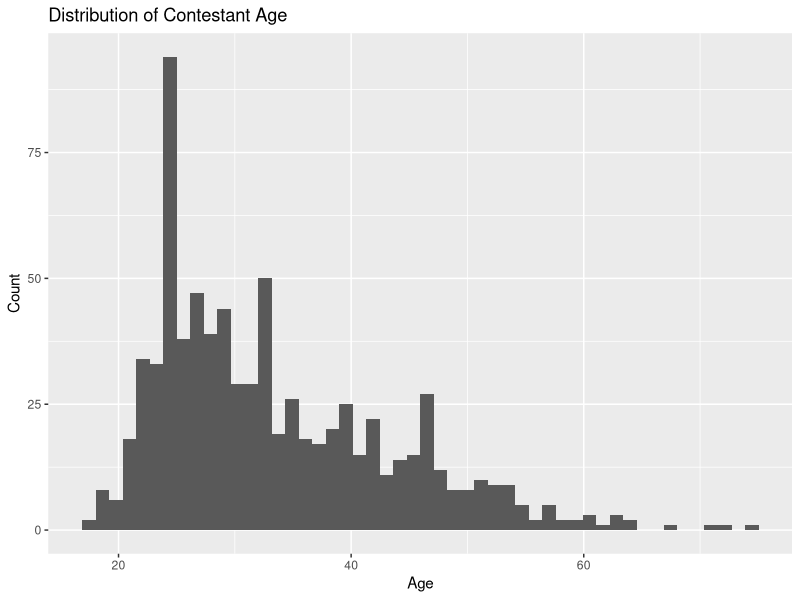
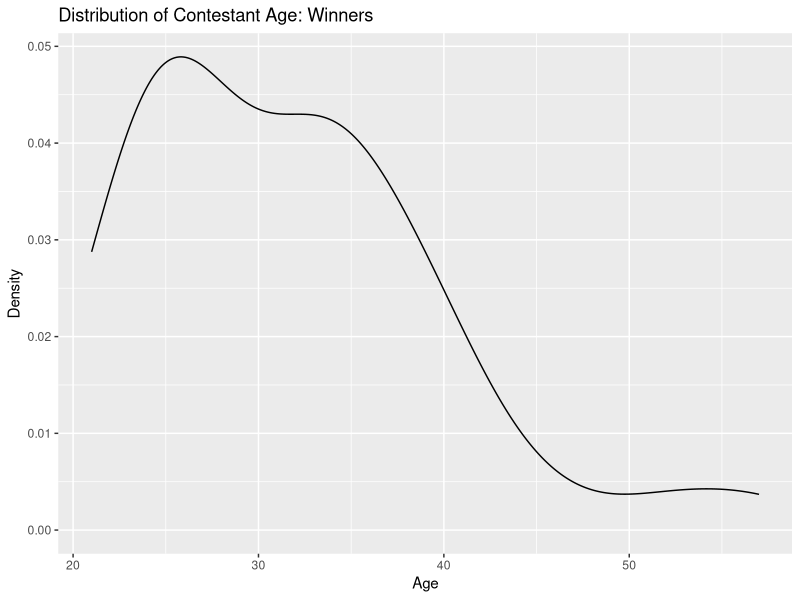
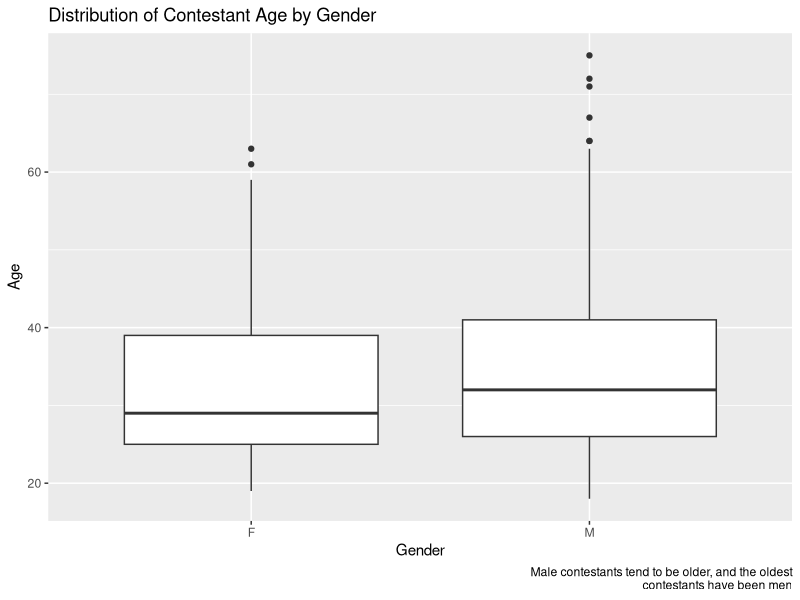
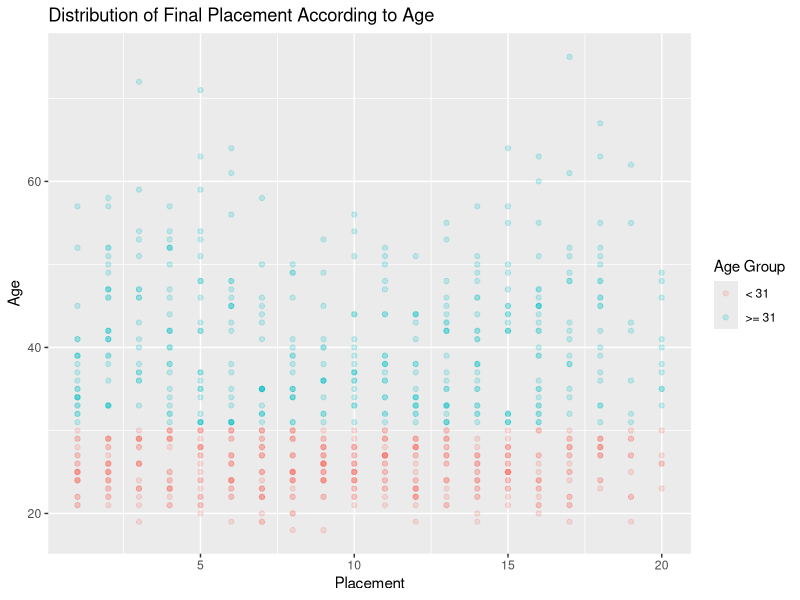
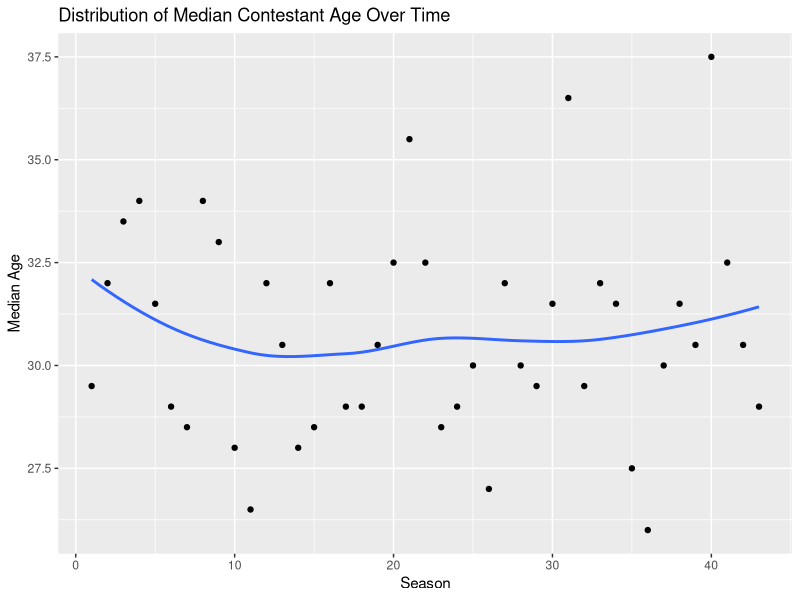
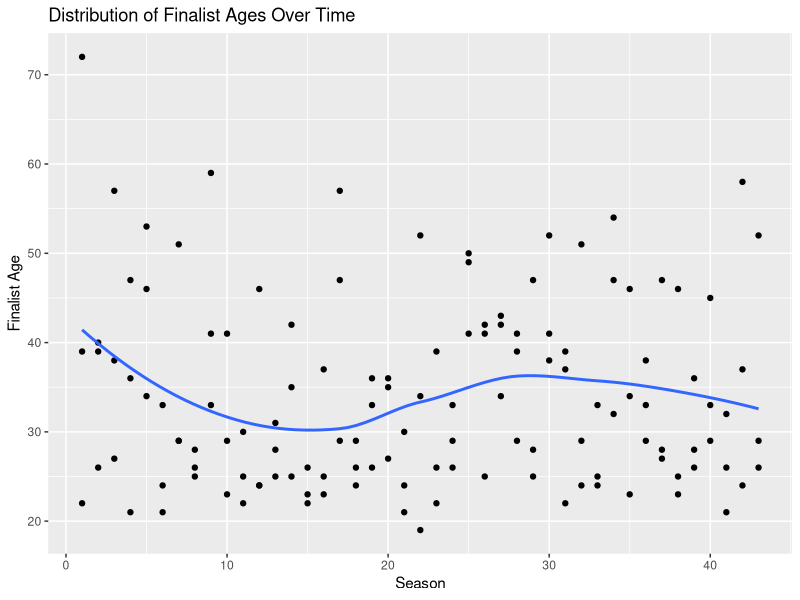
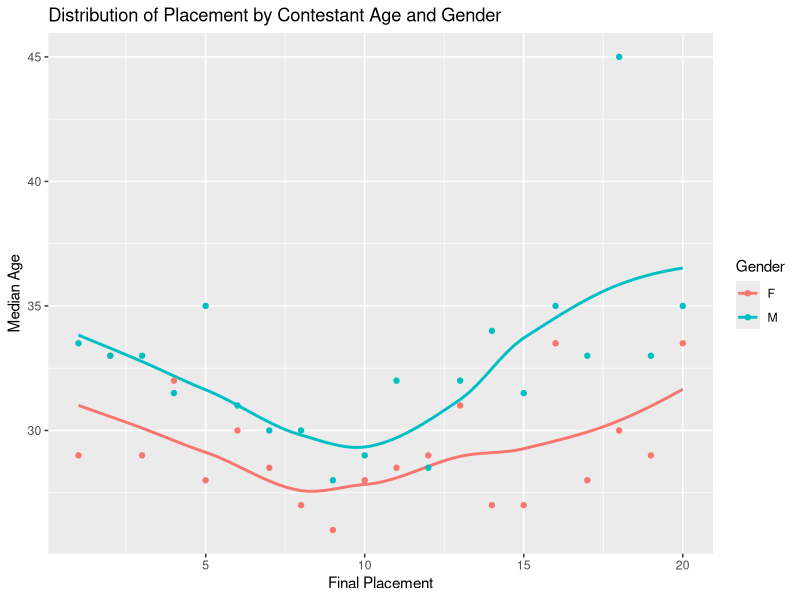
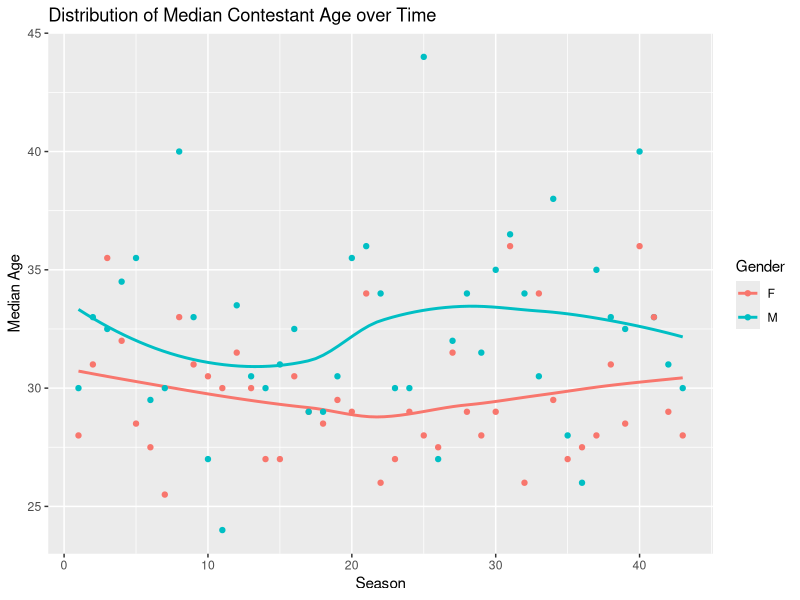

Write R code to recreate these figures, in order.
## ---- chunk 1
#| label: packages-data
#| echo: false

library(tidyverse)
contestants <- read_csv("data/contestant_table.csv")
seasons <- read_csv("data/season_table.csv")
tribes <- read_csv("data/tribe_table.csv")

## ---- chunk 2
#| label: fig-ageuni1
#| echo: false

contestants |>
ggplot(aes(age)) +
  geom_histogram(bins = 50) +
  labs(title = "Distribution of Contestant Age",
       x = "Age",
       y = "Count")

## ---- chunk 3
#| label: tbl-ageuni1
#| echo: false

contestants |>
summarize(
  mean_age = round(mean(age), 2),
  median_age = median(age),
  sd_age = round(sd(age), 2), 
  n = n()
) |>
  knitr::kable(caption = "Summary Statistics for Contestant Age",
               col.names = c("Mean Age", "Median Age", "SD", "N"))
## ---- chunk 4
#| label: fig-ageuni2
#| echo: false

## Winners
contestants |>
  filter(finish == 1) |>
  ggplot(aes(age)) +
  geom_density() +
  labs(title = "Distribution of Contestant Age: Winners",
       x = "Age",
       y = "Density")
## ---- chunk 5
#| label: fig-agebi1
#| echo: false

# Age vs. Gender
contestants |>
  filter(gender != "N") |>
  ggplot(aes(gender, age)) +
  geom_boxplot() +
  labs(title = "Distribution of Contestant Age by Gender",
       x = "Gender",
       y = "Age",
       caption = "Male contestants tend to be older, and the oldest
                  contestants have been men")
## ---- chunk 6
#| label: fig-agebi2
#| echo: false

# Age vs. Placement
contestants |>
  mutate(age_group = as.factor(if_else(age < 31, "< 31", ">= 31"))) |>
  ggplot(aes(finish, age, color = age_group)) +
  geom_point(alpha = 0.2) +
  labs(title = "Distribution of Final Placement According to Age",
       x = "Placement",
       y = "Age",
       color = "Age Group")
## ---- chunk 7
#| label: fig-agebi3
#| echo: false

# Age vs. Season (over time)

  # median by season
contestants |>
  summarize(
    .by = num_season,
    median_age = median(age)
  ) |>
  ggplot(aes(num_season, median_age)) +
  geom_point() +
  geom_smooth(method = "loess", se = FALSE) +
  labs(title = "Distribution of Median Contestant Age Over Time",
       x = "Season",
       y = "Median Age")
## ---- chunk 8
#| label: fig-agebi4
#| echo: false

  # finalists
contestants |>
  filter(finish <= 3) |>
  ggplot(aes(num_season, age)) +
  geom_point() +
  geom_smooth(method = "loess", se = FALSE) +
  labs(title = "Distribution of Finalist Ages Over Time",
       x = "Season",
       y = "Finalist Age")
## ---- chunk 9
#| label: tbl-agebi1
#| echo: false

# finalist jury votes by age cohort
contestants |>
  filter(finish <= 3) |>
  mutate(cohort = case_when(
          age < quantile(age, 0.25) ~ "18-26",
          (age >= quantile(age, 0.25) & age < quantile(age, 0.5)) ~ "27-31",
          (age >= quantile(age, 0.5) & age < quantile(age, 0.75)) ~ "32-40",
          age > quantile(age, 0.75) ~ "40+"
  )) |>
  drop_na() |>
  summarize(
    .by = cohort,
    mean_jury_votes = round(mean(num_jury_votes, na.rm = TRUE), 2)
  ) |>
  arrange(cohort) |>
  knitr::kable(caption = "Mean Jury Votes Received by Cohort: Finalists",
               col.names = c("Cohort", "Mean Jury Votes"))

## ---- chunk 10
#| label: fig-agemulti1
#| echo: false

# Age vs. Placement vs. Gender
contestants |>
  filter(gender != "N") |>
  summarize(
    .by = c(finish, gender),
    mean_age = mean(age),
    median_age = median(age)
  ) |>
  ggplot(aes(finish, median_age, color = gender)) +
  geom_smooth(method = "loess", se = FALSE) +
  geom_point() +
  labs(title = "Distribution of Placement by Contestant Age and Gender",
       x = "Final Placement",
       y = "Median Age",
       color = "Gender")
## ---- chunk 11
#| label: fig-agemulti2
#| echo: false


# Age vs. Time vs. Gender
contestants |>
  filter(gender != "N") |>
  summarize(
    .by = c(num_season, gender),
    median_age = median(age)
  ) |>
  ggplot(aes(num_season, median_age, color = gender)) +
  geom_smooth(method = "loess", se = FALSE) +
  geom_point() +
  labs(title = "Distribution of Median Contestant Age over Time",
       x = "Season",
       y = "Median Age",
       color = "Gender")
## ---- chunk 12
#| label: fig-raceuni1
#| echo: false

# Manipulate Table

contestants_ethnicity <-
contestants |>
  mutate(
    ethnicity = case_when(
      african_american == 1 ~ "African American",
      asian_american == 1 ~ "Asian American",
      latin_american == 1 ~ "Latin American",
      poc == 0 ~ "Caucasian"
    ),
    ethnicity = as.factor(ethnicity)
  )

contestants_ethnicity |>
  ggplot(aes(fct_infreq(ethnicity))) +
  geom_bar(fill = "blue") +
  labs(title = "Distribution of Survivor Contestant Race/Ethnicity",
       x = "Race/Ethnicity",
       y = "Count")
## ---- chunk 13
#| label: fig-raceuni2
#| echo: false

# Winners
contestants_ethnicity |>
  filter(finish == 1) |>
  ggplot(aes(fct_infreq(ethnicity))) +
  geom_bar(fill = "green") +
  labs(title = "Distribution of Survivor Winners' Race/Ethnicity",
       x = "Race/Ethnicity",
       y = "Count")
## ---- chunk 14
#| label: tbl-raceuni1
#| echo: false

national_pct <- tibble(
  ethnicity = c("Latin American", "Asian American", "African American",
                "Caucasian"),
  national_pct = c(19.5, 6.4, 13.7, 58.4)) ## Sourced from US Census


contestants_ethnicity |>
  count(ethnicity) |>
  inner_join(national_pct, join_by(ethnicity)) |>
  mutate(
    pct = round(n / sum(n) * 100, 2), 
    difference = round(pct - national_pct, 2)) |>
  relocate(pct, .before = national_pct) |>
  knitr::kable(caption = "Ethnic Composition of Survivor Contestants Compared to National Composition",
               col.names = c("Ethnicity", "N", "Survivor %", "National %", "Difference"))
## ---- chunk 15
#| label: tbl-raceuni2
#| echo: false

contestants_ethnicity |>
  filter(finish == 1) |>
  count(ethnicity) |>
  inner_join(national_pct, join_by(ethnicity)) |>
  mutate(
    pct = round(n / sum(n) * 100, 2), 
    difference = round(pct - national_pct, 2)) |>
  relocate(pct, .before = national_pct) |>
  knitr::kable(caption = "Ethnic Composition of Survivor Winners Compared to National Composition",
               col.names = c("Ethnicity", "N", "Survivor %", "National %", "Difference"))
## ---- chunk 16
#| label: fig-racebi1
#| echo: false

# Ethnicity vs. Gender
contestants_ethnicity |>
  filter(gender != "N") |>
  ggplot(aes(ethnicity, fill = gender)) +
  geom_bar() +
  labs(title = "Gender Composition by Ethnicity",
       x = "Ethnicity",
       y = "Count",
       fill = "Gender")
## ---- chunk 17
#| label: tbl-racebi1
#| echo: false

contestants_ethnicity |>
  filter(gender != "N") |>
  summarize(
    .by = c(ethnicity, gender),
    n = n()
  ) |>
  pivot_wider(
    names_from = gender,
    values_from = n
  )  |>
  knitr::kable(caption = "Gender Composition by Ethnicity: Numerical Summary",
               col.names = c("Ethnicity", "Female", "Male"))

## ---- chunk 18
#| label: fig-racebi3
#| echo: false

contestants_ethnicity |>
  summarize(
    .by = num_season,
    n_contestants = n(),
    pct_poc = sum(poc) / n_contestants * 100) |>
  ggplot(aes(num_season, pct_poc)) +
  geom_smooth(method = "loess", se = FALSE) +
  labs(title = "Percentage of POC Contestants Over 43 Seasons",
       x = "Season",
       y = "% POC")
## ---- chunk 19
#| label: fig-racebi2
#| echo: false

# Ethnicity vs. Placement
contestants_ethnicity |>
  ggplot(aes(finish, color = ethnicity)) +
  geom_density() +
  labs(title = "Distribution of Placement by Race/Ethnicity",
       x = "Placement",
       y = "Density",
       color = "Race/Ethnicity")
## ---- chunk 20
#| label: fig-racebi4
#| echo: false

# Ethnicity vs. Jury Votes
contestants_ethnicity |>
  filter(finish <= 3) |>
  ggplot(aes(num_jury_votes, ethnicity)) +
  geom_boxplot() +
  labs(title = "Distribution of Jury Votes Received by Ethnicity",
       x = "Number of Jury Votes",
       y = "Ethnicity")
## ---- chunk 21
#| label: tbl-racebi2
#| echo: false

  # Finalists
contestants_ethnicity |>
  filter(finish <= 3) |>
  summarize(
    .by = ethnicity,
    mean_votes = round(mean(num_jury_votes, na.rm = TRUE), 2)
  ) |>
  knitr::kable(caption = "Mean Jury Votes Received by Ethnicity: Finalists",
               col.names = c("Ethnicity", "Mean Votes Received"))
## ---- chunk 22
#| label: tbl-racebi3
#| echo: false

  # Winners
contestants_ethnicity |>
  filter(finish == 1) |>
  summarize(
    .by = ethnicity,
    mean_votes = round(mean(num_jury_votes, na.rm = TRUE), 2)
  ) |>
  knitr::kable(caption = "Mean Jury Votes Received by Ethnicity: Winners",
               col.names = c("Ethnicity", "Mean Votes Received"))
## ---- chunk 23
#| label: fig-racemulti1
#| echo: false

# Ethnicity vs. Placement vs. Gender
contestants_ethnicity |>
  filter(gender != "N") |>
  ggplot(aes(finish, color = ethnicity)) +
  geom_density() +
  facet_wrap(~gender) +
  labs(title = "Density of Final Placements by Gender and Ethnicity",
       x = "Placement",
       y = "Density",
       color = "Ethnicity")
## ---- chunk 24
#| label: fig-racemulti2
#| echo: false

# Ethnicity vs. Time vs. Gender
contestants_ethnicity |>
  filter(gender != "N") |>
  summarize(
    .by = c(num_season, gender, ethnicity),
    n = n()
  ) |>
  ggplot(aes(num_season, n, color = ethnicity)) +
  geom_smooth(method = "loess", se = FALSE) +
  facet_wrap(~gender) +
  labs(title = "Ethnic Compositions of Each Season by Gender",
       x = "Season",
       y = "Number of Contestants",
       color = "Ethnicity")
## ---- chunk 25
#| label: fig-genderuni1
#| echo: false

## Gender Breakdown of Winners
contestants |>
  filter(finish == 1) |>
  ggplot(aes(gender)) +
  geom_bar(fill = "green") +
  labs(title = "Distribution of Survivor Winners by Gender",
       x = "Gender",
       y = "Count",
       caption = "There are significantly more male winners.")
## ---- chunk 26
#| label: tbl-lgbtuni1
#| echo: false

## LGBT contestants
ntl_pct <- tibble(
            sexuality = c("LGBT", "Non-LGBT"),
            national_pct = c(7.6, 92.4)
)

# Manipulate
contestants_lgbt <-
contestants |>
  mutate(sexuality = if_else(lgbt == 1, "LGBT", "Non-LGBT"))

contestants_lgbt |>
  count(sexuality) |>
  inner_join(ntl_pct) |>
  mutate(
    pct = round(n / sum(n) * 100, 2), 
    difference = round(pct - national_pct, 2)) |>
  relocate(pct, .before = national_pct) |>
  knitr::kable(caption = "Composition of Survivor Contestant Sexual Orientation vs. National Percentage",
               col.names = c("Sexuality", "N", "Survivor %", "National %", "Difference"))
# LGBT contestants are actually overly represented!
## ---- chunk 27
#| label: tbl-lgbtuni2
#| echo: false

# Winners
contestants_lgbt |>
  filter(finish == 1) |>
  count(sexuality) |>
  inner_join(ntl_pct) |>
  mutate(
    pct = round(n / sum(n) * 100, 2),
    difference = round(pct - national_pct, 2)) |>
  relocate(pct, .before = national_pct) |>
  knitr::kable(caption = "Composition of Survivor Winner Sexual Orientation vs. National Percentage",
               col.names = c("Sexuality", "N", "Survivor %", "National %", "Difference"))
## ---- chunk 28
#| label: fig-gsbi1
#| echo: false

# Gender vs. Sexuality
contestants_lgbt |>
  filter(gender != "N") |>
  ggplot(aes(gender, fill = sexuality)) +
  geom_bar() +
  labs(title = "Breakdown of LGBT Contestants by Gender",
       x = "Gender",
       y = "Count",
       fill = "Sexuality",
       caption = "There have been slightly more LGBT male contestants.")


## ---- chunk 29
#| label: fig-gsbi2
#| echo: false

# Gender vs. Placement
contestants |>
  filter(gender != "N") |>
  ggplot(aes(finish, color = gender)) +
  geom_density(linewidth = 1) +
  labs(title = "Distribution of Final Placement by Gender",
       x = "Placement",
       y = "Density",
       color = "Gender")
# More women voted out pre merge, more men voted out at merge

## ---- chunk 30
#| label: fig-gsbi3
#| echo: false

# Sexuality vs. Placement
contestants_lgbt |>
  ggplot(aes(finish, color = sexuality)) +
  geom_density(linewidth = 1) +
  labs(title = "Distribution of Final Placement by Sexuality",
       x = "Placement",
       y = "Density",
       color = "Sexuality")

## ---- chunk 31
#| label: fig-gsbi4
#| echo: false

# Sexuality vs. Season (over time)
seasons |>
  mutate(pct_lgbt = lgbt / num_contestants * 100) |>
  ggplot(aes(num_season, pct_lgbt)) +
  geom_smooth(method = "loess", se = FALSE) +
  labs(title = "Percentage of LGBT Contestants over 43 Seasons",
       x = "Season",
       y = "% LGBT")

## ---- chunk 32
#| label: fig-gsbi5
#| echo: false

# Gender vs. Jury Votes
contestants |>
  filter(finish <= 3) |>
  ggplot(aes(num_jury_votes, gender)) +
  geom_boxplot() +
  labs(title = "Distribution of Jury Votes Received by Gender",
       x = "Number of Jury Votes",
       y = "Gender")

## ---- chunk 33
#| label: tbl-gsbi1
#| echo: false

contestants |>
  filter(finish <= 3) |>
  summarize(
    .by = gender,
    mean_jury_votes = round(mean(num_jury_votes, na.rm = TRUE), 2)
  ) |>
  knitr::kable(caption = "Mean Jury Votes Received by Gender: Finalists",
               col.names = c("Gender", "Mean Votes Received"))

## ---- chunk 34
#| label: tbl-gsbi2
#| echo: false

# Winners
contestants |>
  filter(finish == 1) |>
  summarize(
    .by = gender,
    mean_jury_votes = round(mean(num_jury_votes, na.rm = TRUE), 2)
  ) |>
  knitr::kable(caption = "Mean Jury Votes Received by Gender: Winners",
               col.names = c("Gender", "Mean Votes Received"))

## ---- chunk 35
#| label: fig-gsmulti1
#| echo: false

# Sexuality vs. Placement vs. Gender
contestants_lgbt |>
  filter(gender != "N") |>
  ggplot(aes(finish, color = sexuality)) +
  geom_density(linewidth = 1) +
  facet_wrap(~gender) +
  labs(title = "Density of Final Placements by Gender
                and Sexuality",
       x = "Placement",
       y = "Density",
       color = "Sexuality")
## ---- chunk 36
#| label: fig-gsmulti2
#| echo: false

# Sexuality vs. Time vs. Gender
contestants_lgbt |>
  filter(gender != "N") |>
  summarize(
    .by = c(num_season, gender, sexuality),
    n = n()
  ) |>
  ggplot(aes(num_season, n, color = sexuality)) +
  geom_smooth(method = "loess", se = FALSE) +
  facet_wrap(~gender) +
  labs(title = "Sexuality Composition of Each Season by Gender",
       x = "Season",
       y = "Number of Contestants",
       color = "Sexuality")
## ---- chunk 37
#| label: fig-gsbi6
#| echo: false

# Sexuality vs. Jury Votes
contestants_lgbt |>
  filter(finish <= 3) |>
  ggplot(aes(num_jury_votes, sexuality)) +
  geom_boxplot() +
  labs(title = "Distribution of Jury Votes Received by Sexuality",
       x = "Number of Jury Votes",
       y = "Sexuality")

## ---- chunk 38
#| label: tbl-gsbi3
#| echo: false

contestants_lgbt |>
  filter(finish <= 3) |>
  summarize(
    .by = sexuality,
    mean_jury_votes = round(mean(num_jury_votes, na.rm = TRUE), 2)
  ) |>
  knitr::kable(caption = "Mean Votes Received by Sexuality: Finalists",
               col.names = c("Sexuality", "Mean Votes Received"))

## ---- chunk 39
#| label: tbl-gsbi4
#| echo: false

# Winners
contestants_lgbt |>
  filter(finish == 1) |>
  summarize(
    .by = sexuality,
    mean_jury_votes = round(mean(num_jury_votes, na.rm = TRUE), 2)
  ) |>
  knitr::kable(caption = "Mean Votes Received by Sexuality: Winners",
               col.names = c("Sexuality", "Mean Votes Received"))

